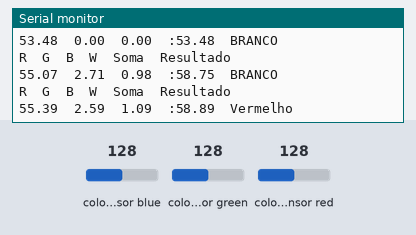
The sketch below on a simulated Arduino Uno, built with avr-gcc and run on an emulated ATmega328P. Parts: the last lines printed to the serial monitor. Wiring (inferred from the names in the program): TCS3200 colour sensor: output pin 12; S2 pin 10; S3 pin 11. The test bench sets the inputs (shaded band); at power-on: colour sensor blue 128, colour sensor green 128, colour sensor red 128.

Above: at 1.2 s.
1.3 s: colour sensor blue set to 5
At 1.9 s:
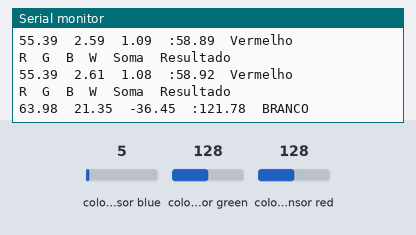
2.8 s: colour sensor green set to 5
At 3.13 s:
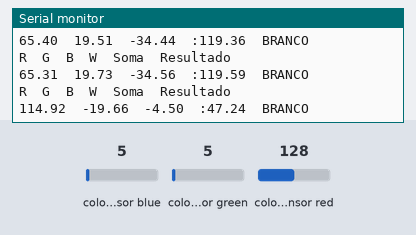
5.8 s: colour sensor red set to 5
At 6.02 s:
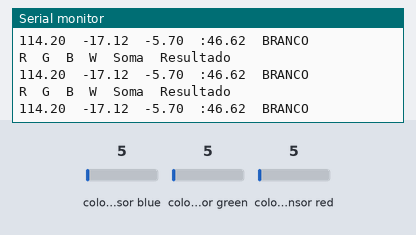
7.3 s: colour sensor blue set to 64
At 7.68 s:
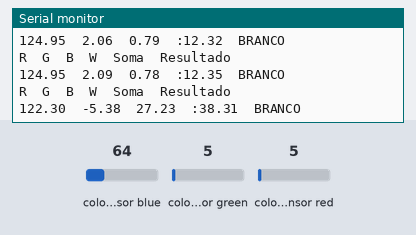
Timing chart, 0 to 10.3 s (numbered marks = the images above; inputs shaded):
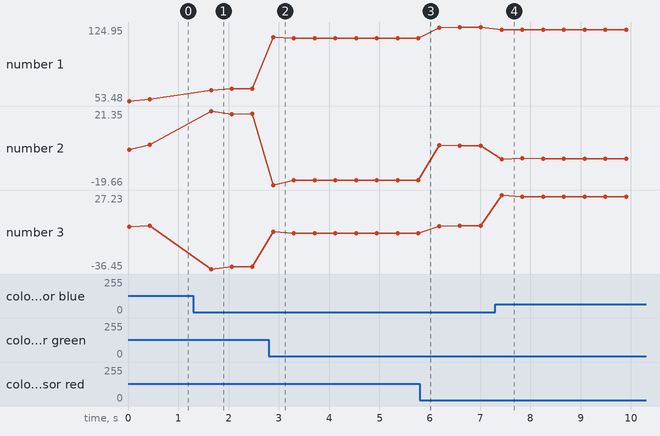

The sketch:

arduinoNanoChassis.ino
```cpp
//// Slave
////os ldrs sao as casas 2,3,4,5,6,7,8,9 deste vetor
////os sensores de cor sao as casas 10,11,12,13
////o vetor de comunicacao comeca com o byte I e termina com o byte F
//#include "EEPROM.h"
//#include "lib.h"
//
//#define Pino1_TCS 7 	// S0 // Digital 7
//#define Pino2_TCS 4		// S1 // Digital 4
//#define Pino3_TCS 8		// S2 // Digital 8
//// Pino4_TCS GND		// GND
//#define Pino5_TCS 2		// S3 // Digital 2
//
//#define Pino7_TCS1 3	// 1st sensor output // Digital3
//#define Pino7_TCS2 9	// 2nd sensor output // Digital9
//#define Pino7_TCS3 6	// 3th sensor output // Digital6
//#define Pino7_TCS4 5	// 4th sensor output // Digital5
//
//#define S0 Pino1_TCS
//#define S1 Pino2_TCS
//#define S2 Pino3_TCS
//#define S3 Pino5_TCS
//
//// 			Os limiares
////   | White | Black | Green |
//// 0 |  130  |  360  |  390  |
//// 1 |  180  |  440  |  370  |
//// 2 |  370  |  725  |  720  |
//// 3 |  180  |  525  |  500  |
//// 4 |  170  |  420  |  380  |
//// 5 |  300  |  700  |  680  |
//// 6 |  120  |  250  |  240  |
//// 7 |  130  |  310  |  340  |
//
//#define Limit1 (130+360)/2//
//#define Limit2 (180+440)/2//
//#define Limit3 (370+725)/2//
//#define Limit4 (180+525)/2//
//#define Limit5 (170+420)/2//
//#define Limit6 (300+700)/2//
//#define Limit7 (120+250)/2//
//#define Limit8 (130+310)/2//
//
//#define BLACK 0
//#define WHITE 1
//#define GREEN 2
//#define BLUE 3
//
//volatile byte sensors[17] = "II123113121121FF";
//
//volatile int pos;
//volatile bool active;
//
//TCS s[4];
//LDR l[8];
//
//int i, j;
//int cores_pegas[4]; // Para armazenar os valores de 0 a 3 do sensor de cor
//Color cor_lida[4];  // Para armazenar o objeto cor recem lido. Nao eh necessario, mas assim armazena-se o valor
//
//int LDR_color[8];   // Para armazenar os valores de 0 a 2 dos LDRs centrais
//int ldr_lido[8];    // Para armazenar o valor lido do LDR, podendo assumir o valor de centenas.
//// int portas[8] = {A0, A1, A2, A3, A4, A5, A6, A7};
//const int Limit[8] = {Limit1, Limit2, Limit3, Limit4, Limit5, Limit6, Limit7, Limit8};
//const int portas[8] = {A0, A1, A7, A5, A6, A4, A2, A3};
//
//// Ordem, olhando de cima do robo com a placa montada
////                  Frente
////           A1 = 2     A0 = 1
////          (Limit2)   (Limit1)
////
////   A7 = 3                     A3 = 8
////  (Limit3)                   (Limit8)
////
////   A5 = 4                     A2 = 7
////  (Limit4)                   (Limit7)
////
////           A6 = 5     A4 = 6
////          (Limit5)   (Limit6)
////                 Tras
//// A0, A1, A7, A5, A6, A4, A2, A3
//
//void setup (void)
//{
//	// have to send on master in, *slave out*
//	pinMode(MISO, OUTPUT);
//	// turn on SPI in slave mode
//	SPCR |= bit(SPE);
//
//	// turn on interrupts
//	SPCR |= bit(SPIE);
//
//	// Definicoes dos sensores de cor
//	pinMode(S0, OUTPUT);
//	pinMode(S1, OUTPUT);
//	pinMode(S2, OUTPUT);
//	pinMode(S3, OUTPUT);
//	digitalWrite(S0, HIGH);
//	digitalWrite(S1, LOW);
//	s[0].setPins(S2, S3, Pino7_TCS1);
//	s[1].setPins(S2, S3, Pino7_TCS2);
//	s[2].setPins(S2, S3, Pino7_TCS3);
//	s[3].setPins(S2, S3, Pino7_TCS4);
//
//	// k.setPins(S2, S3, OUT);
//	// Definicao dos LDRs
//
//	for(i = 0; i < 8; i++)
//	{
//		l[i].setPorta(portas[i]);
//		l[i].set_qr(1, 1000);
//
//	}
//	for(i = 0; i < 4; i++) // Capturar os 4 sensores de cor
//	{
//		s[i].getFromEEPROM(24*i);
//	}
//    Serial.begin(9600);
//    // imprime_tudo_pego();
//    // delay(15000);
//}
//
//// void imprime_tudo_pego() // Chamar no setup logo depois de pegar os dados pelo EEPROM
//// {
//// 	int i, j;
//// 	for(i = 0; i < 4; i++) // 4 sensores
//// 	{
//// 		for(j = 0; j < 4; j++) // 4 cores no chao
//// 		{
//// 			Serial.print("Sensor ");
//// 			Serial.print(i);
//// 			Serial.print(" cor ");
//// 			print_color(j);
//// 			Serial.println();
//// 			Serial.print("med: (");
//// 			Serial.print(s[i].c[j].med.r);
//// 			Serial.print(", ");
//// 			Serial.print(s[i].c[j].med.g);
//// 			Serial.print(", ");
//// 			Serial.print(s[i].c[j].med.b);
//// 			Serial.println(")");
//// 			Serial.print("std: (");
//// 			Serial.print(s[i].c[j].std.r);
//// 			Serial.print(", ");
//// 			Serial.print(s[i].c[j].std.g);
//// 			Serial.print(", ");
//// 			Serial.print(s[i].c[j].std.b);
//// 			Serial.println(")");
//// 		}
//// 	}
//// }
//
//
//// SPI interrupt routine
//ISR (SPI_STC_vect)
//{
//	byte c = SPDR;
//	if (c == 's')
//	{
//		active = true;
//		pos = 0;
//		SPDR = sensors [pos++];   // send first byte
//		//while (!(SPSR & (1 << SPIF)));
//		return;
//	}
//	if (!active)
//	{
//		SPDR = 0;
//		return;
//	}
//	SPDR = sensors [pos];
//	if (sensors [pos] == 0 || ++pos >= sizeof (sensors))
//		active = false;
//}  // end of interrupt service routine (ISR) SPI_STC_vect
//
//
//// void imprime_LDRs()
//// {
//// 	Serial.println("!!clear!!");
//// 	Serial.println("LDR sem Filtro");
//// 	for(i = 0; i < 8; i++)
//// 	{
//// 		Serial.print(i);
//// 		Serial.print("\t");
//// 	}
//// 	Serial.println(" ");
//// 	for(i = 0; i < 8; i++)
//// 	{
//// 		Serial.print(ldr_lido[i]);
//// 		Serial.print("\t");
//// 	}
//// 	Serial.println(" ");
//// 	Serial.println(" ");
//
//
//// 	Serial.println("Cores:");
//// 	Serial.print("LDR\t");
//// 	for(i = 0; i < 8; i++)
//// 	{
//// 		if(ldr_lido[i] > Limit[i])
//// 			print_color(0);
//// 		else
//// 			print_color(1);
//// 		Serial.print('\t');
//// 	}
//// 	Serial.println("");
//// 	// Serial.println("LDR com Filtro");
//// 	// for(i = 0; i < 8; i++)
//// 	// {
//// 	// 	Serial.print(i);
//// 	// 	Serial.print("\t");
//// 	// }
//// 	// Serial.println(" ");
//// 	// for(i = 0; i < 8; i++)
//// 	// {
//// 	// 	Serial.print(comFiltro[i]);
//// 	// 	Serial.print("\t");
//// 	// }
//// 	// Serial.println(" ");
//// }
//
//// void imprime_TCSs()
//// {
//// 	int valor;
//// 	Serial.println("!!clear!!");
//// 	Serial.print("TCS\t");
//// 	for(i = 0; i < 4; i++)
//// 	{
//// 		Serial.print(i);
//// 		Serial.print("\t");
//// 	}
//// 	Serial.print("\nR\t");
//// 	for(i = 0; i < 4; i++)
//// 	{
//// 		valor = cor_lida[i].r;
//// 		Serial.print(valor);
//// 		Serial.print("\t");
//// 	}
//// 	Serial.print("\nG\t");
//// 	for(i = 0; i < 4; i++)
//// 	{
//// 		valor = cor_lida[i].g;
//// 		Serial.print(valor);
//// 		Serial.print("\t");
//// 	}
//// 	Serial.print("\nB\t");
//// 	for(i = 0; i < 4; i++)
//// 	{
//// 		valor = cor_lida[i].b;
//// 		Serial.print(valor);
//// 		Serial.print("\t");
//// 	}
//// }
//
//// void print_color(int n)
//// {
//// 	if(n == 0)
//// 		Serial.print("Black");
//// 	else if(n == 1)
//// 		Serial.print("White");
//// 	else if(n == 2)
//// 		Serial.print("Green");
//// 	else
//// 		Serial.print("Blue");
//// }
//
//// void imprime_tratados()
//// {
//// 	Serial.println("TCS\t1\t2\t3\t4");
//// 	Serial.print("\t");
//// 	for(i = 0; i < 4; i++)
//// 	{
//// 		print_color(cores_pegas[i]);
//// 		Serial.print('\t');
//// 	}
//// 	Serial.println("");
//// }
//
//// void imprime_medias()
//// {
//// 	int valor, j;
//// 	Serial.println("TCS\t1\t2\t3\t4");
//// 	for(i = 0; i < 4; i++)
//// 	{
//// 		if(i == 0)
//// 			Serial.print("BK\t");
//// 		else if(i == 1)
//// 			Serial.print("WH\t");
//// 		else if(i == 2)
//// 			Serial.print("GR\t");
//// 		else
//// 			Serial.print("BU\t");
//
//// 		for(j = 0; j < 4; j++)
//// 		{
//// 			valor = s[i].c[j].distance(cor_lida[i]);
//// 			Serial.print(valor);
//// 			Serial.print("\t");
//// 		}
//// 		Serial.println("");
//// 	}
//
//// }
//
//void loop (void)
//{
//	// The number of the colors are BLACK = 0, WHITE = 1, GREEN = 2, BLUE = 3;
//	// Color we;
//
//	for(i = 0; i < 8; i++)
//	{
//		ldr_lido[i] = l[i].read();
//		LDR_color[i] = l[i].identify_color(ldr_lido[i]);	// The number gotten is 0, 1 or 2.
//		sensors[2+i] = '0' + LDR_color[i];
//	}
//	// imprime_LDRs();
//	for(i = 0; i < 4; i++)
//	{
//		cor_lida[i] = s[i].read();
//		// we = k.read();
//		cores_pegas[i] = s[i].identify_color(cor_lida[i]);	// The number gotten is 0, 1, 2 or 3.
//		sensors[10+i] = '0' + cores_pegas[i];
//	}
//	for(i = 0; i < 17; i++)
//		Serial.print(char(sensors[i]));
//    Serial.println("");
//	// Serial.print("RGB: (");
//	// Serial.print(we.r);
//	// Serial.print(", ");
//	// Serial.print(we.g);
//	// Serial.print(", ");
//	// Serial.print(we.b);
//	// Serial.print(", ");
//	// Serial.print(we.w);
//	// Serial.println(")");
//	// imprime_TCSs();
//	// Serial.println("\n");
//	// imprime_tratados();
//	// Serial.println("\n");
//	// imprime_medias();
//}
```

teste_lab.ino
```cpp
#define S2 10
#define S3 11
#define OUT 12

#define VERMELHO 0
#define VERDE 1
#define AZUL 2
#define PRETO 3
#define BRANCO 4

#define MEDIANA 7

#define ALPHA 0.15


double cores[3];
int cores_conhecidas[5][3][3];
int medidas[MEDIANA];
void convert2lab();
int indice;

//*
//Vermelho

//*/
int mediana (int *medidas);
double classificarKNN ();
void read_tcs();

void setup() {
  cores_conhecidas[0][0][0] = 230;
  cores_conhecidas[0][1][0] = -37;
  cores_conhecidas[0][2][0] = 4;
  cores_conhecidas[0][0][1] = 234;
  cores_conhecidas[0][1][1] = -35;
  cores_conhecidas[0][2][1] = 4;
  cores_conhecidas[0][0][2] = 236;
  cores_conhecidas[0][1][2] = -35;
  cores_conhecidas[0][2][2] = 3;

  //Verde
  cores_conhecidas[1][0][0] = 220;
  cores_conhecidas[1][1][0] = 16;
  cores_conhecidas[1][2][0] = 1;
  cores_conhecidas[1][0][1] = 220;
  cores_conhecidas[1][1][1] = 17;
  cores_conhecidas[1][2][1] = 1;
  cores_conhecidas[1][0][2] = 240;
  cores_conhecidas[1][1][2] = 11;
  cores_conhecidas[1][2][2] = 0;

  //Azul
  cores_conhecidas[2][0][0] = 198;
  cores_conhecidas[2][1][0] = 13;
  cores_conhecidas[2][2][0] = 22;
  cores_conhecidas[2][0][1] = 244;
  cores_conhecidas[2][1][1] = -5;
  cores_conhecidas[2][2][1] = 26;
  cores_conhecidas[2][0][2] = 248;
  cores_conhecidas[2][1][2] = -9;
  cores_conhecidas[2][2][2] = 33;

  //Preto
  cores_conhecidas[3][0][0] = 255;
  cores_conhecidas[3][1][0] = 0;
  cores_conhecidas[3][2][0] = 0;
  cores_conhecidas[3][0][1] = 255;
  cores_conhecidas[3][1][1] = -3;
  cores_conhecidas[3][2][1] = 4;
  cores_conhecidas[3][0][2] = 255;
  cores_conhecidas[3][1][2] = 0;
  cores_conhecidas[3][2][2] = 2;

  //Branco
  cores_conhecidas[4][0][0] = 132;
  cores_conhecidas[4][1][0] = 1;
  cores_conhecidas[4][2][0] = 5;
  cores_conhecidas[4][0][1] = 131;
  cores_conhecidas[4][1][1] = 0;
  cores_conhecidas[4][2][1] = 5;
  cores_conhecidas[4][0][1] = 135;
  cores_conhecidas[4][1][1] = 0;
  cores_conhecidas[4][2][1] = 5;

  Serial.begin(9600);
  pinMode (S2, OUTPUT);
  pinMode (S3, OUTPUT);
  pinMode (OUT, INPUT);
}


void loop() {

  Serial.println ("R\tG\tB\tW\tSoma\tResultado");
  read_tcs();
  convert2lab();
  for (int i = 0; i < 3; i++) {
    Serial.print (cores[i]);
    Serial.print ("\t");
  }
  Serial.print(":");
  int classe, canal, valores;
  double aux, proximo;// = 6400000.0;
  proximo = 6400000.0;
  //Serial.println();
  for (classe = 0; classe < 5 ; classe++) {
    //Serial.print(classe);
    //Serial.println();
    aux = 0;
    for (valores = 0; valores < 3; valores ++) {
      for (canal = 0; canal < 3; canal++) {
        double aux2 = (cores[canal] - (double) cores_conhecidas[classe][canal][valores]);

        if (aux2 < 0)
          aux2 = -1.0 * aux2;

          //Serial.print("V:");
          //Serial.print(aux2);
          //Serial.print(":\t");
          //
        aux += aux2;
      }
      if (aux < proximo) {
        indice = classe;
        proximo = aux;
      }
      //Serial.println(aux);
      aux = 0;
    }
  }
  Serial.print(proximo);

  switch (indice) {
    case VERMELHO:
      Serial.println ("\tVermelho");
      break;
    case VERDE:
      Serial.println ("\tVERDE");
      break;
    case AZUL:
      Serial.println ("\tAZUL");
      break;
    case PRETO:
      Serial.println ("\tPRETO");
      break;
    case BRANCO:
      Serial.println ("\tBRANCO");
      break;
    default:
      Serial.print ("aqui");
      Serial.println (indice);
  }
  Serial.print ("\n");
  delay (400);
}

void convert2lab() {
  double x, y, z;

  for (int i = 0 ; i < 3; i++) {
    if (cores[i] > 1024.0) {
      cores[i] = 1024.0;
    }
    cores[i] = cores[i] / 1024.0;
  }

  x = 0.412453 * cores[0] + 0.357580 * cores[1] + 0.180423 * cores[2];
  y = 0.212671 * cores[0] + 0.715160 * cores[1] + 0.072169 * cores[2];
  z = 0.019334 * cores[0] + 0.119193 * cores[1] + 0.950227 * cores[2];
  x = x / 0.950456;
  z = z / 1.088754;
  if (y <= 0.008856) {
    cores[0] = 903.3 * y;
  }
  else {
    cores[0] = 116 * pow(y, 0.33333) - 16;
  }
  if (x > 0.008856) {
    x = pow(x, 0.3333);
  }
  else {
    x = 7.787 * x + 16 / 116;
  }
  if (y > 0.008856) {
    y = pow(y, 0.3333);
  }
  else {
    y = 7.787 * y + 16 / 116;
  }

  if (z > 0.008856) {
    z = pow(z, 0.3333);
  }
  else {
    z = 7.787 * z + (16 / 116);
  }
  cores[1] = 500 * (x - y);
  cores[2] = 200 * (y - z);
  cores[0] = cores[0] * 255 / 100;

}

double classificarKNN () {
  //*
  int classe, canal, valores;
  double aux, proximo = 6400000.0;
  for (classe = 0; classe < 5 ; classe++) {
    aux = 0;
    for (valores = 0; valores < 3; valores ++) {
      for (canal = 0; canal < 4; canal++) {
        double aux2 = (cores[canal] - (double) cores_conhecidas[classe][canal][valores]);
        if (aux2 < 0)
          aux2 = -1.0 * aux2;
        aux += aux2;
      }
      if (aux < proximo) {
        indice = classe;
        proximo = aux;
      }
      aux = 0;
    }
    //.println("1");
  }

  //*/
  //
  return proximo;
}

int mediana (int *medidas) {
  float maximo = 0;
  int indice;
  for (int i = 0; i < 5 ; i++) {
    for (int j = 0; j < MEDIANA - i; j++) {
      if (medidas[j] > maximo) {
        maximo = medidas [j];
        indice = j;
      }
    }
    if (indice != MEDIANA - 1) {
      maximo = medidas[MEDIANA - i];
      medidas[MEDIANA - i] = medidas[indice];
      medidas[indice] = maximo;
    }
    maximo = 0;
  }
  return medidas[3];
}

void read_tcs() {
  //Vermelho
  digitalWrite(S2, LOW);
  digitalWrite(S3, LOW);
  for (int i = 0; i < MEDIANA ; i++) {
    medidas[i] = pulseIn (OUT, digitalRead(OUT) == HIGH ? LOW : HIGH);
  }
  cores[0] = (ALPHA) * cores[0] + (1 - ALPHA) * mediana(medidas);

  //Azul
  digitalWrite(S3, HIGH);
  for (int i = 0; i < MEDIANA ; i++) {
    medidas[i] = pulseIn (OUT, digitalRead(OUT) == HIGH ? LOW : HIGH);
  }
  cores[2] = (ALPHA) * cores[2] + (1 - ALPHA) * mediana(medidas);

  //Verde
  digitalWrite(S2, HIGH);
  for (int i = 0; i < MEDIANA ; i++) {
    medidas[i] = pulseIn (OUT, digitalRead(OUT) == HIGH ? LOW : HIGH);
  }
  cores[1] = (ALPHA) * cores[1] + (1 - ALPHA) * mediana(medidas);

}
```

lib.h
```cpp
#ifndef SAIDA_H
#define SAIDA_H

#include <Arduino.h>
// #include <EEPROM.h>

class Color
{
public:
	Color();
	Color(int re, int gr, int bl, int wh);
	int r, g, b, w;
};

class ColorInterval
{
public:
	Color med, std;
	void set_med(Color m);
	void set_std(Color s);
	int distance(Color c);
};

class TCS
{
private:
	int S2, S3, OUT;
	int sensor_number; // This only will be used if we want to save the calibration on the EEPROM
	void setColorInterval(ColorInterval c, int position);
public:
	ColorInterval c[4]; // black, white, blue, green;
	int identify_color(Color color_read);
	Color read();
	// void setPins(const int S2, const int S3, const int OUT, const int sensor_number);
	void setPins(const int S2, const int S3, const int OUT);
	void calibrate(const int cor);
	void getFromEEPROM(const int start);
	void saveToEEPROM(const int start);
	int WhatIsTheColor();
};

class LDR
{
private:
	int porta;
	int med_calib[3]; // White, Black, Green
	int std_calib[3];
	int limiar;
	int x, p;
	int q, r;
public:
	LDR();
	void set_qr(const int q, const int r);
	void set_limiar(const int limiar);
	int identify_color(const int value);
	int read();
	void setPorta(const int porta);
	void calibrate(const int cor);
	void getFromEEPROM(const int start);
	void saveToEEPROM(const int start);
	int WhatIsTheColor();
};


#endif
```

Source omitted: lib.cpp (6777 bytes)

Measured:
- after the input at 1.3 s, the serial monitor: prints a new line after 0.36 s (image 1)
- after the input at 2.8 s, the serial monitor: prints a new line after 0.09 s (image 2)
- after the input at 7.3 s, the serial monitor: prints a new line after 0.13 s (image 4)
- plotted number 1: 55.07 → 65.31 after the input at 1.3 s, 65.31 → 114.2 after the input at 2.8 s, 114.2 → 124.95 after the input at 5.8 s, 124.95 → 122.11 after the input at 7.3 s
- plotted number 2: 2.71 → 19.73 after the input at 1.3 s, 19.73 → -17.12 after the input at 2.8 s, -17.12 → 2.09 after the input at 5.8 s, 2.09 → -4.99 after the input at 7.3 s
- plotted number 3: 0.98 → -34.56 after the input at 1.3 s, -34.56 → -5.7 after the input at 2.8 s, -5.7 → 0.78 after the input at 5.8 s, 0.78 → 25.93 after the input at 7.3 s
